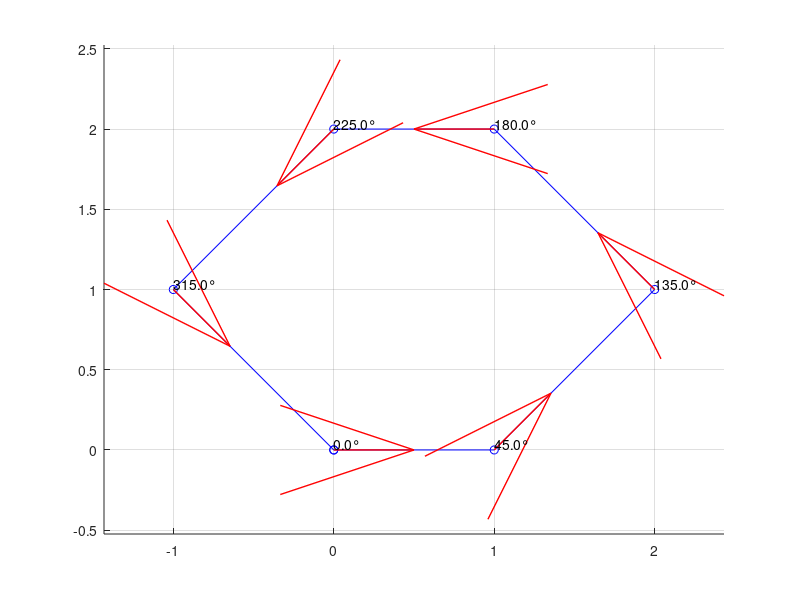

This figure's MATLAB source:
clc
close all
clear all

% Example points (replace these with your actual points)
points = [

0,0;
1,0;
2,1;
1,2;
0,2;
-1,1;
0,0;

];

% Initialize theta array
theta = zeros(size(points, 1)-1, 1);
global_theta = zeros(size(points, 1)-1, 1);

% Calculate theta for each segment
for i = 1:length(points)-1
    dx = points(i+1, 1) - points(i, 1);
    dy = points(i+1, 2) - points(i, 2);
    theta(i) = atan2d(dy, dx); % atan2d returns the angle in degrees and handles all quadrants
end

% Calculate gloabl theta
global_theta(1) = theta(1);
for i = 2:length(theta)
    delta_theta = theta(i) - theta(i-1);
    if delta_theta > 180
        delta_theta = delta_theta - 360;
    elseif delta_theta < -180
        delta_theta = delta_theta + 360;
    end
    global_theta(i) = global_theta(i-1) + delta_theta;
end

% Plotting the points and directions
figure;
hold on;
grid on;
axis equal;

% Plot points
plot(points(:,1), points(:,2), 'bo-');

% Plot directions
for i = 1:length(points)-1
    quiver(points(i, 1), points(i, 2), cosd(theta(i)), sind(theta(i)), 0.5, 'r', 'LineWidth', 1, 'MaxHeadSize', 1);
    text(points(i, 1), points(i, 2), sprintf('%.1f°', global_theta(i)), 'VerticalAlignment', 'bottom', 'HorizontalAlignment', 'left');
end

Track_x = points(2:end,1);
Track_y = points(2:end,2);
Track_theta = deg2rad(global_theta);

save('track.mat','Track_x','Track_y','Track_theta');
